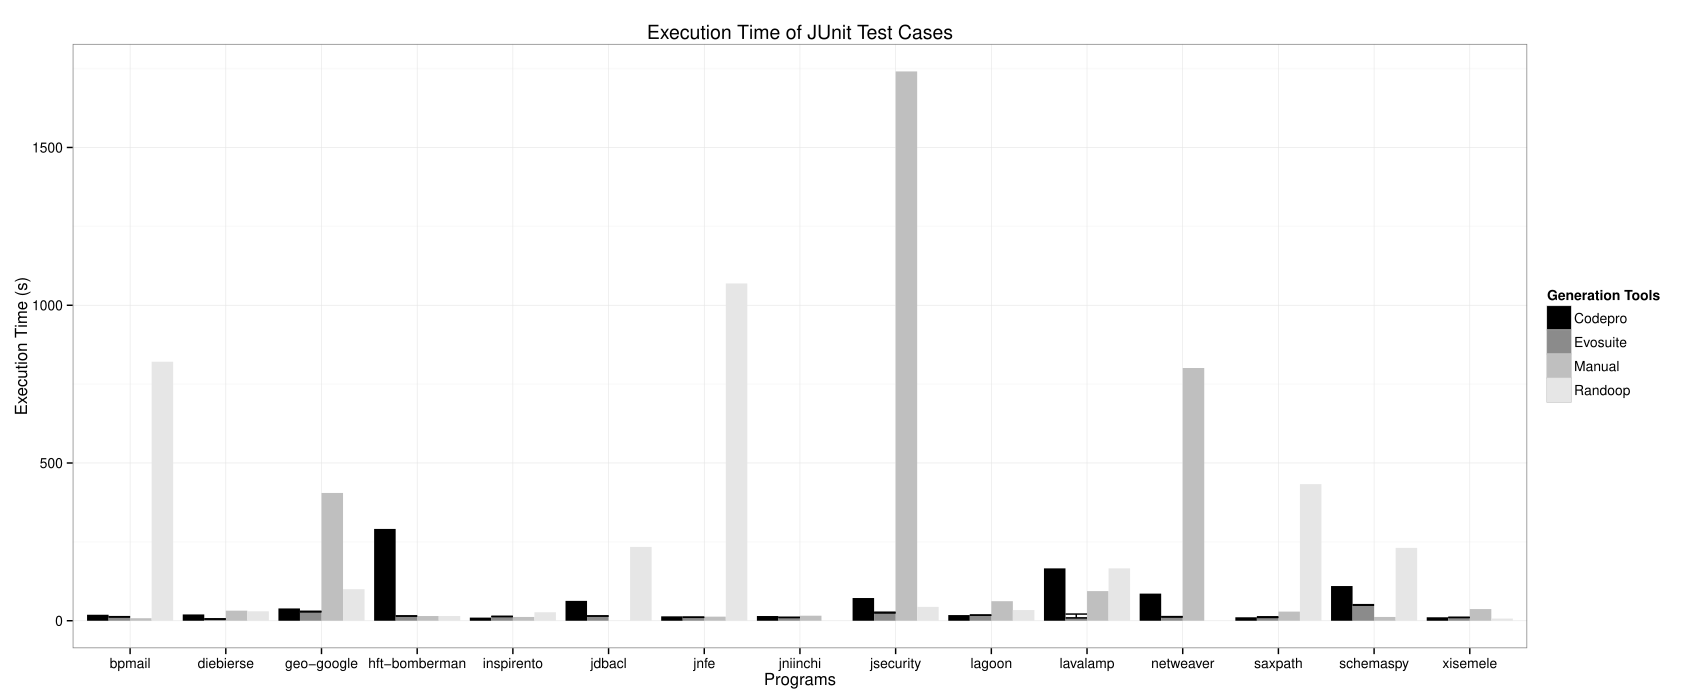

Recreate this plot in R.
library("ggplot2")
library(reshape2)
DoubleChecksoniTrust <- read.csv("/Users/kjustice/Documents/UCCS Classes/papers/Jesh_Jacob_QualityOfTestsPaper/execution_time.csv")

mydata <- DoubleChecksoniTrust
limits <- aes(ymax = mydata$upper, ymin = mydata$lower)
p = (ggplot(data = mydata, aes(x = variable, fill = program, y = value)) + geom_bar(position = "dodge", 
    stat = "identity") + geom_errorbar(limits, width = 0.9, position = "dodge")+ theme_minimal()+labs(title="Execution Time of JUnit Test Cases", x = "Programs", y="Execution Time (s)"))
p = p + guides(fill=guide_legend(title="Generation Tools"))
(p = p + scale_fill_grey(start = 0, end = .9))
p = p +theme_bw()

ggsave("/Users/kjustice/Documents/UCCS Classes/papers/Jesh_Jacob_QualityOfTestsPaper/RGraphs/TestExecutionTime.pdf", height = 7, width = 11)
